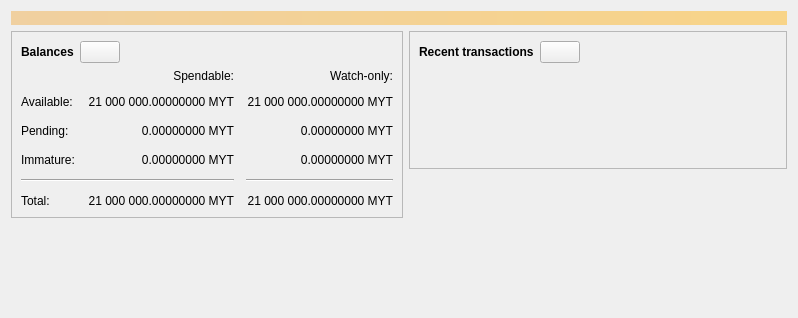
<?xml version="1.0" encoding="UTF-8"?>
<ui version="4.0">
 <class>OverviewPage</class>
 <widget class="QWidget" name="OverviewPage">
  <property name="geometry">
   <rect>
    <x>0</x>
    <y>0</y>
    <width>798</width>
    <height>318</height>
   </rect>
  </property>
  <property name="windowTitle">
   <string>Form</string>
  </property>
  <layout class="QVBoxLayout" name="topLayout">
   <item>
    <widget class="QLabel" name="labelAlerts">
     <property name="visible">
      <bool>false</bool>
     </property>
     <property name="styleSheet">
      <string notr="true">QLabel { background-color: qlineargradient(x1: 0, y1: 0, x2: 1, y2: 0, stop:0 #F0D0A0, stop:1 #F8D488); color:#000000; }</string>
     </property>
     <property name="wordWrap">
      <bool>true</bool>
     </property>
     <property name="margin">
      <number>3</number>
     </property>
     <property name="textInteractionFlags">
      <set>Qt::TextSelectableByMouse</set>
     </property>
    </widget>
   </item>
   <item>
    <layout class="QHBoxLayout" name="horizontalLayout" stretch="1,1">
     <item>
      <layout class="QVBoxLayout" name="verticalLayout_2">
       <item>
        <widget class="QFrame" name="frame">
         <property name="frameShape">
          <enum>QFrame::StyledPanel</enum>
         </property>
         <property name="frameShadow">
          <enum>QFrame::Raised</enum>
         </property>
         <layout class="QVBoxLayout" name="verticalLayout_4">
          <item>
           <layout class="QHBoxLayout" name="horizontalLayout_4">
            <item>
             <widget class="QLabel" name="label_5">
              <property name="font">
               <font>
                <weight>75</weight>
                <bold>true</bold>
               </font>
              </property>
              <property name="text">
               <string>Balances</string>
              </property>
             </widget>
            </item>
            <item>
             <widget class="QPushButton" name="labelWalletStatus">
              <property name="enabled">
               <bool>true</bool>
              </property>
              <property name="maximumSize">
               <size>
                <width>45</width>
                <height>16777215</height>
               </size>
              </property>
              <property name="toolTip">
               <string>The displayed information may be out of date. Your wallet automatically synchronizes with the Mytherra network after a connection is established, but this process has not completed yet.</string>
              </property>
              <property name="text">
               <string/>
              </property>
              <property name="icon">
               <iconset resource="../mytherra.qrc">
                <normaloff>:/icons/warning</normaloff>
                <disabledoff>:/icons/warning</disabledoff>:/icons/warning</iconset>
              </property>
              <property name="iconSize">
               <size>
                <width>24</width>
                <height>24</height>
               </size>
              </property>
             </widget>
            </item>
            <item>
             <spacer name="horizontalSpacer_3">
              <property name="orientation">
               <enum>Qt::Horizontal</enum>
              </property>
              <property name="sizeHint" stdset="0">
               <size>
                <width>40</width>
                <height>20</height>
               </size>
              </property>
             </spacer>
            </item>
           </layout>
          </item>
          <item>
           <layout class="QGridLayout" name="gridLayout">
            <property name="spacing">
             <number>12</number>
            </property>
            <item row="2" column="2">
             <widget class="QLabel" name="labelWatchPending">
              <property name="cursor">
               <cursorShape>IBeamCursor</cursorShape>
              </property>
              <property name="toolTip">
               <string>Unconfirmed transactions to watch-only addresses</string>
              </property>
              <property name="text">
               <string notr="true">0.00000000 MYT</string>
              </property>
              <property name="alignment">
               <set>Qt::AlignRight|Qt::AlignTrailing|Qt::AlignVCenter</set>
              </property>
              <property name="textInteractionFlags">
               <set>Qt::LinksAccessibleByMouse|Qt::TextSelectableByKeyboard|Qt::TextSelectableByMouse</set>
              </property>
             </widget>
            </item>
            <item row="2" column="1">
             <widget class="QLabel" name="labelUnconfirmed">
              <property name="cursor">
               <cursorShape>IBeamCursor</cursorShape>
              </property>
              <property name="toolTip">
               <string>Total of transactions that have yet to be confirmed, and do not yet count toward the spendable balance</string>
              </property>
              <property name="text">
               <string notr="true">0.00000000 MYT</string>
              </property>
              <property name="alignment">
               <set>Qt::AlignRight|Qt::AlignTrailing|Qt::AlignVCenter</set>
              </property>
              <property name="textInteractionFlags">
               <set>Qt::LinksAccessibleByMouse|Qt::TextSelectableByKeyboard|Qt::TextSelectableByMouse</set>
              </property>
             </widget>
            </item>
            <item row="3" column="2">
             <widget class="QLabel" name="labelWatchImmature">
              <property name="cursor">
               <cursorShape>IBeamCursor</cursorShape>
              </property>
              <property name="toolTip">
               <string>Mined balance in watch-only addresses that has not yet matured</string>
              </property>
              <property name="text">
               <string notr="true">0.00000000 MYT</string>
              </property>
              <property name="alignment">
               <set>Qt::AlignRight|Qt::AlignTrailing|Qt::AlignVCenter</set>
              </property>
              <property name="textInteractionFlags">
               <set>Qt::LinksAccessibleByMouse|Qt::TextSelectableByKeyboard|Qt::TextSelectableByMouse</set>
              </property>
             </widget>
            </item>
            <item row="4" column="0" colspan="2">
             <widget class="Line" name="line">
              <property name="orientation">
               <enum>Qt::Horizontal</enum>
              </property>
             </widget>
            </item>
            <item row="4" column="2">
             <widget class="Line" name="lineWatchBalance">
              <property name="sizePolicy">
               <sizepolicy hsizetype="Preferred" vsizetype="Fixed">
                <horstretch>0</horstretch>
                <verstretch>0</verstretch>
               </sizepolicy>
              </property>
              <property name="minimumSize">
               <size>
                <width>140</width>
                <height>0</height>
               </size>
              </property>
              <property name="orientation">
               <enum>Qt::Horizontal</enum>
              </property>
             </widget>
            </item>
            <item row="5" column="0">
             <widget class="QLabel" name="labelTotalText">
              <property name="text">
               <string>Total:</string>
              </property>
             </widget>
            </item>
            <item row="3" column="1">
             <widget class="QLabel" name="labelImmature">
              <property name="cursor">
               <cursorShape>IBeamCursor</cursorShape>
              </property>
              <property name="toolTip">
               <string>Mined balance that has not yet matured</string>
              </property>
              <property name="text">
               <string notr="true">0.00000000 MYT</string>
              </property>
              <property name="alignment">
               <set>Qt::AlignRight|Qt::AlignTrailing|Qt::AlignVCenter</set>
              </property>
              <property name="textInteractionFlags">
               <set>Qt::LinksAccessibleByMouse|Qt::TextSelectableByKeyboard|Qt::TextSelectableByMouse</set>
              </property>
             </widget>
            </item>
            <item row="2" column="3">
             <spacer name="horizontalSpacer_2">
              <property name="orientation">
               <enum>Qt::Horizontal</enum>
              </property>
              <property name="sizeHint" stdset="0">
               <size>
                <width>40</width>
                <height>20</height>
               </size>
              </property>
             </spacer>
            </item>
            <item row="3" column="0">
             <widget class="QLabel" name="labelImmatureText">
              <property name="text">
               <string>Immature:</string>
              </property>
             </widget>
            </item>
            <item row="5" column="1">
             <widget class="QLabel" name="labelTotal">
              <property name="cursor">
               <cursorShape>IBeamCursor</cursorShape>
              </property>
              <property name="toolTip">
               <string>Your current total balance</string>
              </property>
              <property name="text">
               <string notr="true">21 000 000.00000000 MYT</string>
              </property>
              <property name="alignment">
               <set>Qt::AlignRight|Qt::AlignTrailing|Qt::AlignVCenter</set>
              </property>
              <property name="textInteractionFlags">
               <set>Qt::LinksAccessibleByMouse|Qt::TextSelectableByKeyboard|Qt::TextSelectableByMouse</set>
              </property>
             </widget>
            </item>
            <item row="5" column="2">
             <widget class="QLabel" name="labelWatchTotal">
              <property name="cursor">
               <cursorShape>IBeamCursor</cursorShape>
              </property>
              <property name="toolTip">
               <string>Current total balance in watch-only addresses</string>
              </property>
              <property name="text">
               <string notr="true">21 000 000.00000000 MYT</string>
              </property>
              <property name="alignment">
               <set>Qt::AlignRight|Qt::AlignTrailing|Qt::AlignVCenter</set>
              </property>
              <property name="textInteractionFlags">
               <set>Qt::LinksAccessibleByMouse|Qt::TextSelectableByKeyboard|Qt::TextSelectableByMouse</set>
              </property>
             </widget>
            </item>
            <item row="0" column="2">
             <widget class="QLabel" name="labelWatchonly">
              <property name="text">
               <string>Watch-only:</string>
              </property>
              <property name="alignment">
               <set>Qt::AlignRight|Qt::AlignTrailing|Qt::AlignVCenter</set>
              </property>
             </widget>
            </item>
            <item row="1" column="0">
             <widget class="QLabel" name="labelBalanceText">
              <property name="text">
               <string>Available:</string>
              </property>
             </widget>
            </item>
            <item row="1" column="1">
             <widget class="QLabel" name="labelBalance">
              <property name="cursor">
               <cursorShape>IBeamCursor</cursorShape>
              </property>
              <property name="toolTip">
               <string>Your current spendable balance</string>
              </property>
              <property name="text">
               <string notr="true">21 000 000.00000000 MYT</string>
              </property>
              <property name="alignment">
               <set>Qt::AlignRight|Qt::AlignTrailing|Qt::AlignVCenter</set>
              </property>
              <property name="textInteractionFlags">
               <set>Qt::LinksAccessibleByMouse|Qt::TextSelectableByKeyboard|Qt::TextSelectableByMouse</set>
              </property>
             </widget>
            </item>
            <item row="1" column="2">
             <widget class="QLabel" name="labelWatchAvailable">
              <property name="cursor">
               <cursorShape>IBeamCursor</cursorShape>
              </property>
              <property name="toolTip">
               <string>Your current balance in watch-only addresses</string>
              </property>
              <property name="text">
               <string notr="true">21 000 000.00000000 MYT</string>
              </property>
              <property name="alignment">
               <set>Qt::AlignRight|Qt::AlignTrailing|Qt::AlignVCenter</set>
              </property>
              <property name="textInteractionFlags">
               <set>Qt::LinksAccessibleByMouse|Qt::TextSelectableByKeyboard|Qt::TextSelectableByMouse</set>
              </property>
             </widget>
            </item>
            <item row="2" column="0">
             <widget class="QLabel" name="labelPendingText">
              <property name="text">
               <string>Pending:</string>
              </property>
             </widget>
            </item>
            <item row="0" column="1">
             <widget class="QLabel" name="labelSpendable">
              <property name="text">
               <string>Spendable:</string>
              </property>
              <property name="alignment">
               <set>Qt::AlignRight|Qt::AlignTrailing|Qt::AlignVCenter</set>
              </property>
             </widget>
            </item>
           </layout>
          </item>
         </layout>
        </widget>
       </item>
       <item>
        <spacer name="verticalSpacer">
         <property name="orientation">
          <enum>Qt::Vertical</enum>
         </property>
         <property name="sizeHint" stdset="0">
          <size>
           <width>20</width>
           <height>40</height>
          </size>
         </property>
        </spacer>
       </item>
      </layout>
     </item>
     <item>
      <layout class="QVBoxLayout" name="verticalLayout_3">
       <item>
        <widget class="QFrame" name="frame_2">
         <property name="frameShape">
          <enum>QFrame::StyledPanel</enum>
         </property>
         <property name="frameShadow">
          <enum>QFrame::Raised</enum>
         </property>
         <layout class="QVBoxLayout" name="verticalLayout">
          <item>
           <layout class="QHBoxLayout" name="horizontalLayout_2">
            <item>
             <widget class="QLabel" name="label_4">
              <property name="font">
               <font>
                <weight>75</weight>
                <bold>true</bold>
               </font>
              </property>
              <property name="text">
               <string>Recent transactions</string>
              </property>
             </widget>
            </item>
            <item>
             <widget class="QPushButton" name="labelTransactionsStatus">
              <property name="enabled">
               <bool>true</bool>
              </property>
              <property name="maximumSize">
               <size>
                <width>45</width>
                <height>16777215</height>
               </size>
              </property>
              <property name="toolTip">
               <string>The displayed information may be out of date. Your wallet automatically synchronizes with the Mytherra network after a connection is established, but this process has not completed yet.</string>
              </property>
              <property name="text">
               <string/>
              </property>
              <property name="icon">
               <iconset resource="../mytherra.qrc">
                <normaloff>:/icons/warning</normaloff>
                <disabledoff>:/icons/warning</disabledoff>:/icons/warning</iconset>
              </property>
              <property name="iconSize">
               <size>
                <width>24</width>
                <height>24</height>
               </size>
              </property>
             </widget>
            </item>
            <item>
             <spacer name="horizontalSpacer">
              <property name="orientation">
               <enum>Qt::Horizontal</enum>
              </property>
              <property name="sizeHint" stdset="0">
               <size>
                <width>40</width>
                <height>20</height>
               </size>
              </property>
             </spacer>
            </item>
           </layout>
          </item>
          <item>
           <widget class="TransactionOverviewWidget" name="listTransactions">
            <property name="styleSheet">
             <string notr="true">QListView { background: transparent; }</string>
            </property>
            <property name="frameShape">
             <enum>QFrame::NoFrame</enum>
            </property>
            <property name="verticalScrollBarPolicy">
             <enum>Qt::ScrollBarAlwaysOff</enum>
            </property>
            <property name="horizontalScrollBarPolicy">
             <enum>Qt::ScrollBarAlwaysOff</enum>
            </property>
            <property name="sizeAdjustPolicy">
             <enum>QAbstractScrollArea::AdjustToContents</enum>
            </property>
            <property name="selectionMode">
             <enum>QAbstractItemView::NoSelection</enum>
            </property>
            <property name="uniformItemSizes">
             <bool>true</bool>
            </property>
           </widget>
          </item>
         </layout>
        </widget>
       </item>
       <item>
        <spacer name="verticalSpacer_2">
         <property name="orientation">
          <enum>Qt::Vertical</enum>
         </property>
         <property name="sizeHint" stdset="0">
          <size>
           <width>20</width>
           <height>40</height>
          </size>
         </property>
        </spacer>
       </item>
      </layout>
     </item>
    </layout>
   </item>
  </layout>
 </widget>
 <customwidgets>
  <customwidget>
   <class>TransactionOverviewWidget</class>
   <extends>QListView</extends>
   <header>qt/transactionoverviewwidget.h</header>
  </customwidget>
 </customwidgets>
 <resources/>
 <connections/>
</ui>
